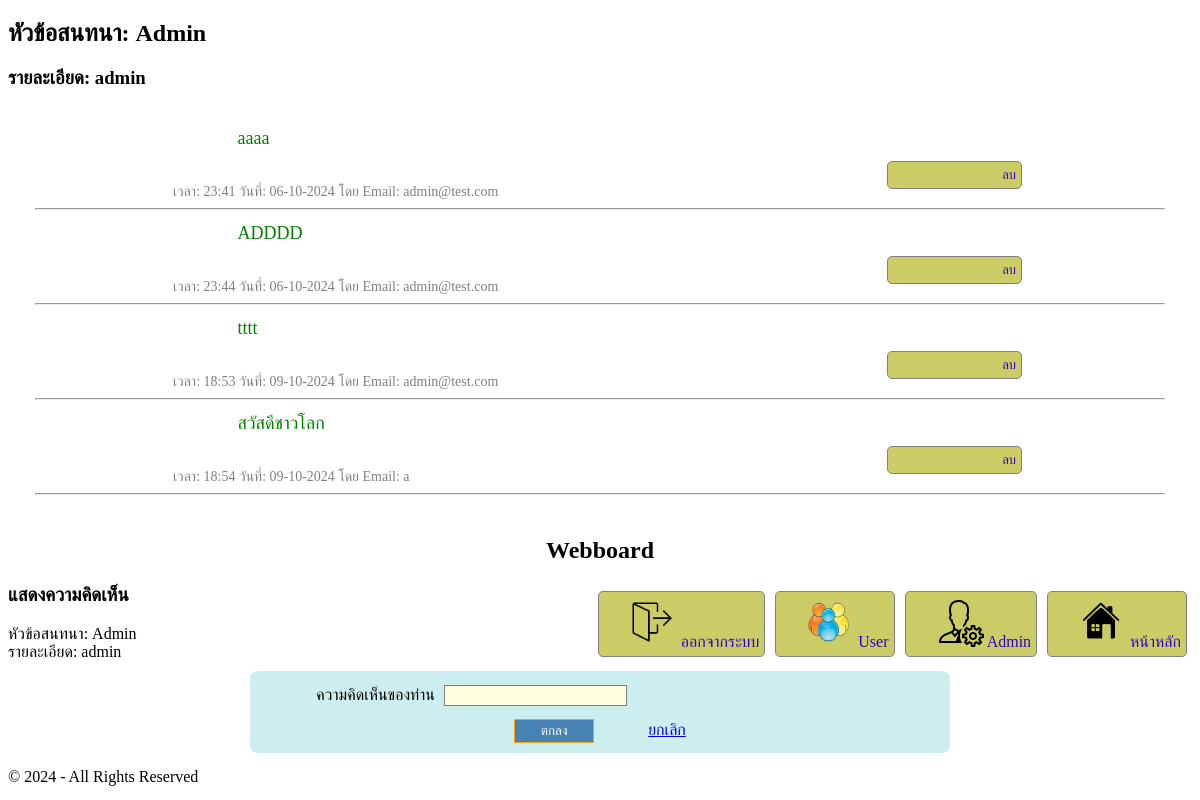
Page /comment.php?topicID=1 (signed in) on the committed database.
### tables this page shows
CREATE TABLE `topic` (
  `TopicID` int(10) UNSIGNED NOT NULL,
  `Topic` varchar(200) DEFAULT NULL,
  `Details` text DEFAULT NULL,
  `curDateTime` timestamp NOT NULL DEFAULT current_timestamp(),
  `upDateTime` timestamp NOT NULL DEFAULT current_timestamp(),
  `UserID` int(11) DEFAULT NULL,
  `Email` varchar(100) DEFAULT NULL
);

CREATE TABLE `comment` (
  `CommentID` int(11) UNSIGNED NOT NULL,
  `Comment_Text` text DEFAULT NULL,
  `curDateTime` datetime DEFAULT current_timestamp(),
  `upDateTime` datetime DEFAULT current_timestamp(),
  `UserID` int(11) DEFAULT NULL,
  `TopicID` int(11) DEFAULT NULL,
  `Email` varchar(100) DEFAULT NULL
);

### comment.php (the view, shortened to what this page needs)
<!DOCTYPE html>
<html lang="en">
<head>
</head>
<body>
	<?php
	include "dblink.php";
	if (isset($_GET['topicID'])) {
		$topic_ID = $_GET['topicID'];
	}
	?>
	<div id="container">
		<article>
			<section id="top">
				<?php
					$stmt = $link->prepare("SELECT Topic, Details FROM topic WHERE TopicID = ?;");
					$stmt->bind_param("s", $topic_ID);
					$stmt->execute();
					$result = $stmt->get_result();
					$row = $result->fetch_assoc();
					if ($row['Topic']) {
						echo "<h2>หัวข้อสนทนา: ".$row['Topic']."</h2>";
					}
					if($row['Details']) {
						echo "<h3>รายละเอียด: ".$row['Details']."</h3>";
					} else {
						echo "<h4>ไม่มีรายละเอียด</h4>";
					}
					include "display_comment.php";
					include "header.php";
				?>
				<h3>แสดงความคิดเห็น</h3>
				<span>หัวข้อสนทนา:
					<?php
						echo $row['Topic'];
					?>
				</span>
				<br>
				<span>รายละเอียด:
					<?php
						if($row['Details'] != "") {
							echo $row['Details'];
						} else {
							echo "ไม่มีรายละเอียด";
						}
					?>
				</span>
			</section>
			<form method="post">
				<label>ความคิดเห็นของท่าน</label> <input type="text" name="comment"><br>
				<div>
					<button type="butt" id="ok">ตกลง</button>
					<a href="index.php">ยกเลิก</a>
				</div>
			</form>
		</article>
		<?php
			include "footer.php";
		?>
	</div>
</body>
</html>

### display_comment.php (shortened to what this page needs)
<head>
</head>
<body>
	<div id="container">
		<article>
			<section id="content">
				<?php
				include "dblink.php";
				if (isset($_GET['topicID'])) {
					$topic_ID = $_GET['topicID'];
				}
				$stmt = $link->prepare("SELECT *,
										DATE_FORMAT(curDateTime, '%d-%m-%Y') AS curDateTime,
										DATE_FORMAT(upDateTime, '%H:%i') AS upDateTime
										FROM comment
										WHERE TopicID = ? LIMIT 30;");
				$stmt->bind_param("s", $topic_ID);
				$stmt->execute();
				$result = $stmt->get_result();
				while ($data = $result->fetch_assoc()) {
					$commentID = $data['CommentID'];
					$dateTime = "เวลา: " . $data['upDateTime'] . " วันที่: " . $data['curDateTime'];
					$user_ID = "&ID=" . $_SESSION['ID'];
					$topicID = "topicID=$topic_ID";
					$comID = "&commentID=" . $commentID;
					$butt = "";
					if ($_SESSION['user'] == "user") {
						if ($data['UserID'] == $_SESSION['ID']) {
							$butt = '<a href="delete_comment.php?' . $topicID . $user_ID . $comID . '">ลบ</a>';
						} else $butt = "";
					} else if ($_SESSION['user'] == '$2y$12$hFLpweZ29gV0LdEgwtVlNOeLC2.UZtuGOS/Up9BmaE5T7XvX5L97e') {
						$butt = '<a href="delete_comment.php?' . $topicID . $user_ID . $comID . '">ลบ</a>';
					}
					echo '<div class="topic">' . $data['Comment_Text'] . '</div><br>
						<div class="datetime">' . $dateTime . ' โดย Email: ' . $data['Email'] .  '</div>
                        <div class="butt">' . $butt . '</div><hr>';
				}
				?>
			</section>
		</article>
	</div>
</body>

### comment.php (style rules this page uses)
form { width: 700px; border: solid 0px green; border-radius: 8px; margin: 10px auto 15px; padding: 10px 0px; background: #cee; }
form input:not([type=radio]) { background: #ffd; border: solid 1px gray; padding: 2px; color: blue; }
form label { display: inline-block; width: 180px; text-align: right; padding: 5px; }
form div { text-align: center; margin-top: 10px; }
form button { background: steelblue; color: white; border: solid 1px orange; padding: 3px; width: 80px; margin-right: 50px; }

### display_comment.php (style rules this page uses)
section#content { text-align: center; padding: 15px 5px; }
section#content>div { padding-top: 5px; }
div.topic { width: 725px; display: inline-table; text-align: left; font-size: 18px; color: green; }
div.datetime { width: 425px; display: inline-table; font-size: 14px; color: gray; text-align: left; }
div.butt { width: 425px; display: inline-table; text-align: right; }
div.butt>a { width: 100px; border: solid 1px brown; border-radius: 5px; background: khaki; padding: 2px 5px; margin: 2px; text-decoration: none; font-size: 13px; }
hr { width: 96%; }
section#top a { display: inline-block; float: right; border: solid 1px gray; padding: 5px; padding-left: 28px !important; margin: 7px 5px; text-decoration: none; background: #cc6 2px center no-repeat; border-radius: 5px; color: #30c; }

### rows in the picture
topic: Topic "Admin", Details "admin"
comment: Comment_Text "aaaa", dateTime "เวลา: 23:41 วันที่: 06-10-2024", Email "admin@test.com"
comment: Comment_Text "ADDDD", dateTime "เวลา: 23:44 วันที่: 06-10-2024", Email "admin@test.com"
comment: Comment_Text "tttt", dateTime "เวลา: 18:53 วันที่: 09-10-2024", Email "admin@test.com"
comment: Comment_Text "สวัสดีชาวโลก", dateTime "เวลา: 18:54 วันที่: 09-10-2024", Email "a"
